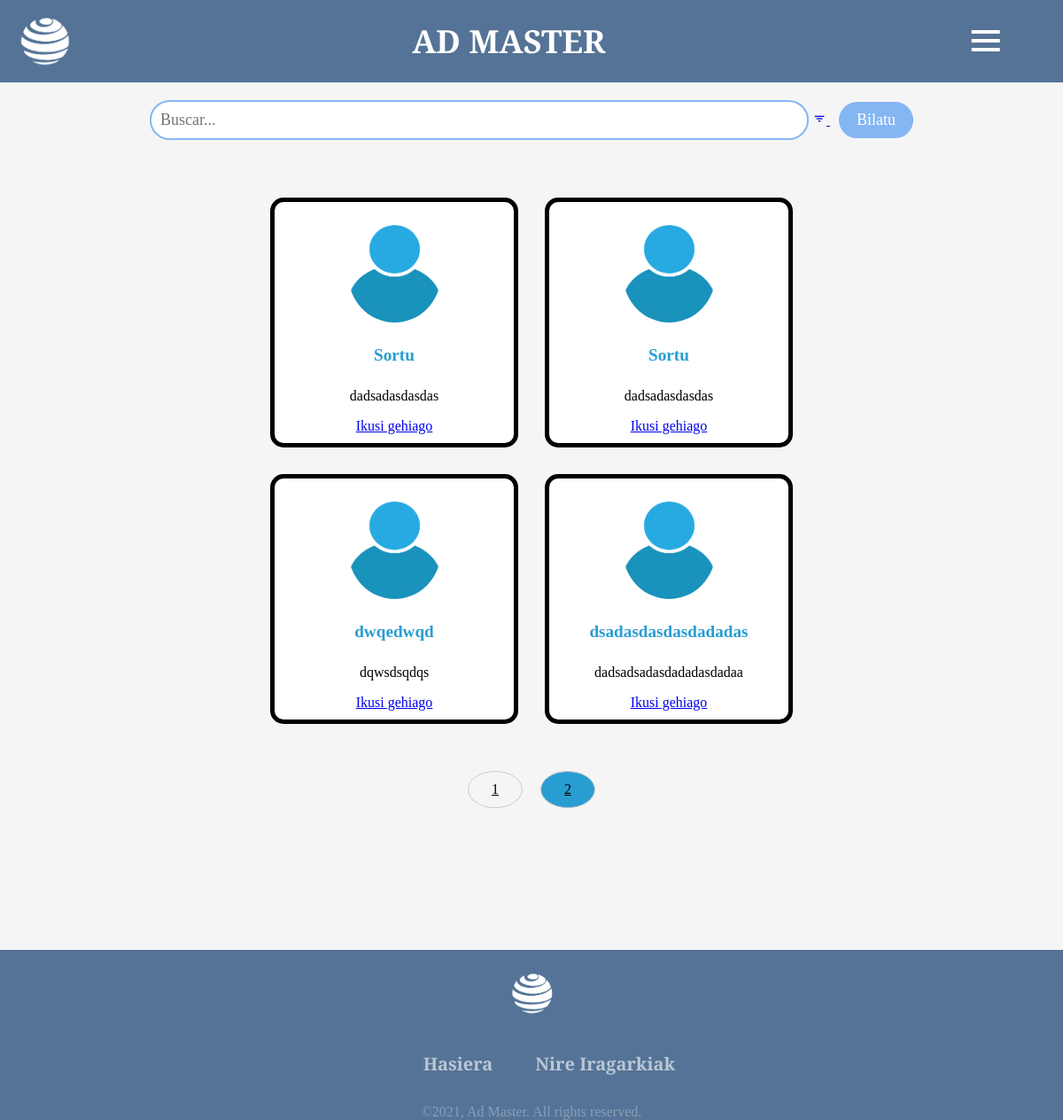
The page /Erronka1/hasiera.php?page=2 on the database its author committed.
### tables this page shows
CREATE TABLE `anuncio` (
  `id_anuncio` int(4) NOT NULL,
  `titulo` varchar(255) DEFAULT NULL,
  `descripcion` varchar(255) DEFAULT NULL,
  `id_usuario` int(4) DEFAULT NULL,
  `fecha_inicio` date DEFAULT NULL,
  `fecha_final` date DEFAULT NULL,
  `imagen` longblob DEFAULT NULL
);

### Erronka1/Controller/displayanunciosController.php (called while the page is built)
<?php
include("conectardb.php");
if (isset($_GET['page'])) {
    $page = $_GET['page'];
} else {
    $page = 1;
}
$anuncios_por_pagina = 4;
$inicio = ($page - 1) * $anuncios_por_pagina;
$miConsulta = $miPDO->prepare("SELECT * FROM anuncio LIMIT :inicio, :anuncios_por_pagina");
$miConsulta->bindParam(':inicio', $inicio, PDO::PARAM_INT);
$miConsulta->bindParam(':anuncios_por_pagina', $anuncios_por_pagina, PDO::PARAM_INT);
$miConsulta->execute();
?>

### Erronka1/hasiera.php (the view, shortened to what this page needs)
<?php
include("Controller/displayanunciosController.php");
$consultaCategorias = $miPDO->query("SELECT * FROM categoria");
$categorias = $consultaCategorias->fetchAll(PDO::FETCH_ASSOC);
$mostrarCategorias = isset($_SESSION['mostrarCategorias']) ? true : false;
?>
<!DOCTYPE html>
<html>
<head>
    <link rel="stylesheet" href="../Erronka1/CSS/Orokorra.css">
    <link rel="stylesheet" href="../Erronka1/CSS/header.css">
    <link href='https://unpkg.com/boxicons@2.1.4/css/boxicons.min.css' rel='stylesheet'>
</head>
<body>
    <?php include("layouts/header.php") ?>
    <div class="content">
        <div class="buscador">
            <form action="hasiera.php" method="get">
                <input type="text" placeholder="Buscar..." name="busqueda" class="input-busqueda">
                <?php if ($mostrarCategorias) : ?>
                    <select name="categoria">
                        <option value="">Kategoria guztiak</option>
                        <?php foreach ($categorias as $categoria) : ?>
                            <option value="<?= $categoria['id_categoria'] ?>"><?= $categoria['nombre'] ?></option>
                        <?php endforeach; ?>
                    </select>
                    <a href="hasiera.php?ocultarCategorias=true">
                        <i class='bx bx-filter'></i>
                    </a>
                <?php else : ?>
                    <a href="hasiera.php?mostrarCategorias=true">
                        <i class='bx bx-filter'></i>
                    </a>
                <?php endif; ?>
                <button class="btn-buscar" type="submit">Bilatu</button>
            </form>
        </div>
        <div class="card__container2">
            <?php foreach ($miConsulta as $clave => $valor) : ?>
                <div class="card__item2">
                    <figure class="card__img2">
                        <img src="Imagenes/persona_azul.png" class="card__picture">
                    </figure>
                    <h3 class="card__title2"><?= $valor['titulo']; ?></h3>
                    <p class="card__paragraph2">
                        <?= $valor['descripcion']; ?>
                    </p>
                    <a href="detallesanuncio.php?anuncio_id=<?= $valor['id_anuncio']; ?>">Ikusi gehiago</a>
                </div>
            <?php endforeach; ?>
        </div>
        <div class="pagination">
            <?php
            $consulta_total = $miPDO->query("SELECT COUNT(*) as total_anuncios FROM anuncio");
            $resultado = $consulta_total->fetch(PDO::FETCH_ASSOC);
            $total_anuncios = $resultado['total_anuncios'];
            $total_paginas = ceil($total_anuncios / $anuncios_por_pagina);
            for ($i = 1; $i <= $total_paginas; $i++) : ?>
                <li class="pagination-item <?php if ($i == $page) {
                                                echo 'active';
                                            } ?>">
                    <a class="page-link" href="hasiera.php?page=<?php echo $i; ?>">
                        <?php
                        if ($i === 0) {
                            echo "&laquo;";
                        } elseif ($i === $total_paginas) {
                            echo "&raquo;";
                        } else {
                            echo $i;
                        }
                        ?>
                    </a>
                </li>
            <?php endfor; ?>
        </div>
    </div>
    <?php include("layouts/footer.php") ?>
</body>
</html>

### Erronka1/CSS/Orokorra.css (style rules this page uses)
* { font-family: 'Young Serif', serif; }
body { background-color: whitesmoke; background-size: cover; background-position: center; margin: 0; padding: 0; font-family: 'Young Serif', serif; overflow-x: hidden; width: 100; min-height: 100vh; display: flex; flex-direction: column; }
.pagination { display: flex; justify-content: center; align-items: center; list-style: none; margin: 0 auto; flex: 1 0 auto; padding-bottom: 5%; overflow-y: auto; margin-top: 2%; }
.pagination-item { margin: 0 10px; padding: 10px 20px; border: 1px solid #ccc; cursor: pointer; text-decoration: none; }
.pagination-item.active { background-color: #289dd2; color: white; }
.page-link { color: black; }
.pagination-item:first-child, .pagination-item:last-child { width: 20px; height: 20px; border-radius: 50%; display: flex; justify-content: center; align-items: center; }
.buscador { text-align: center; margin-top: 20px; }
.input-busqueda { width: 60%; padding: 10px; border: 2px solid #84b6f4; border-radius: 25px; font-size: 18px; outline: none; }
.btn-buscar { padding: 10px 20px; background-color: #84b6f4; color: #fff; border: none; border-radius: 25px; font-size: 18px; cursor: pointer; margin-left: 10px; }
.card__container2 { margin-top: 5%; width: 50%; margin-left: auto; margin-right: auto; margin-bottom: 3em; display: grid; grid-template-columns: repeat(2, 1fr); grid-template-rows: repeat(2, 1fr); gap: 20px; grid-template-areas: "card1 card2 " "card3 card4 "; }
.card__picture { width: 105px; height: 110px; border-radius: 70%; display: flex; justify-content: center; align-items: center; }
.card__item2 { padding: 10px; border-radius: 15px; border: 5px solid black; display: flex; flex-direction: column; align-items: center; background-color: white; text-align: center; margin: 5px; overflow: visible; }
.card__title2 { margin: 10px 0; font-size: 1.2rem; font-family: 'Calistoga'; color: #289dd2; overflow: hidden; text-overflow: ellipsis; white-space: nowrap; }
.card__paragraph2 { font-weight: 300px; font-size: 16px; font-family: 'Calistoga'; color: black; text-align: center; }
.content { flex: 1 0 auto; padding-bottom: 100px; }

### Erronka1/CSS/header.css (style rules this page uses)
* { font-family: 'Young Serif', serif; }

### rows shown on the page
anuncio: titulo "Sortu", descripcion "dadsadasdasdas"
anuncio: titulo "Sortu", descripcion "dadsadasdasdas"
anuncio: titulo "dwqedwqd", descripcion "dqwsdsqdqs"
anuncio: titulo "dsadasdasdasdadadas", descripcion "dadsadsadasdadadasdadaa"
